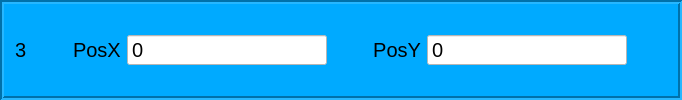
            <widget class="QFrame" name="frame_12">
             <property name="sizePolicy">
              <sizepolicy hsizetype="Preferred" vsizetype="Fixed">
               <horstretch>0</horstretch>
               <verstretch>0</verstretch>
              </sizepolicy>
             </property>
             <property name="maximumSize">
              <size>
               <width>16777215</width>
               <height>120</height>
              </size>
             </property>
             <property name="font">
              <font>
               <family>Tahoma</family>
               <pointsize>15</pointsize>
              </font>
             </property>
             <property name="styleSheet">
              <string notr="true">background-color: rgb(0, 170, 255);</string>
             </property>
             <property name="frameShape">
              <enum>QFrame::Box</enum>
             </property>
             <property name="frameShadow">
              <enum>QFrame::Sunken</enum>
             </property>
             <property name="lineWidth">
              <number>2</number>
             </property>
             <property name="midLineWidth">
              <number>0</number>
             </property>
             <layout class="QHBoxLayout" name="horizontalLayout_8">
              <item>
               <widget class="QLabel" name="label_19">
                <property name="font">
                 <font>
                  <family>Tahoma</family>
                  <pointsize>15</pointsize>
                 </font>
                </property>
                <property name="text">
                 <string>3</string>
                </property>
               </widget>
              </item>
              <item>
               <spacer name="horizontalSpacer_9">
                <property name="orientation">
                 <enum>Qt::Horizontal</enum>
                </property>
                <property name="sizeHint" stdset="0">
                 <size>
                  <width>40</width>
                  <height>20</height>
                 </size>
                </property>
               </spacer>
              </item>
              <item>
               <widget class="QLabel" name="label_20">
                <property name="sizePolicy">
                 <sizepolicy hsizetype="Preferred" vsizetype="Preferred">
                  <horstretch>0</horstretch>
                  <verstretch>0</verstretch>
                 </sizepolicy>
                </property>
                <property name="font">
                 <font>
                  <pointsize>15</pointsize>
                 </font>
                </property>
                <property name="styleSheet">
                 <string notr="true"/>
                </property>
                <property name="text">
                 <string>PosX</string>
                </property>
               </widget>
              </item>
              <item>
               <widget class="QSpinBox" name="edtCelebiRX3">
                <property name="sizePolicy">
                 <sizepolicy hsizetype="Fixed" vsizetype="Fixed">
                  <horstretch>0</horstretch>
                  <verstretch>0</verstretch>
                 </sizepolicy>
                </property>
                <property name="minimumSize">
                 <size>
                  <width>200</width>
                  <height>0</height>
                 </size>
                </property>
                <property name="font">
                 <font>
                  <family>Tahoma</family>
                  <pointsize>15</pointsize>
                 </font>
                </property>
                <property name="styleSheet">
                 <string notr="true">background-color: rgb(255, 255, 255);</string>
                </property>
                <property name="buttonSymbols">
                 <enum>QAbstractSpinBox::NoButtons</enum>
                </property>
                <property name="showGroupSeparator" stdset="0">
                 <bool>false</bool>
                </property>
                <property name="maximum">
                 <number>100000000</number>
                </property>
                <property name="value">
                 <number>0</number>
                </property>
               </widget>
              </item>
              <item>
               <spacer name="horizontalSpacer_10">
                <property name="orientation">
                 <enum>Qt::Horizontal</enum>
                </property>
                <property name="sizeType">
                 <enum>QSizePolicy::Fixed</enum>
                </property>
                <property name="sizeHint" stdset="0">
                 <size>
                  <width>40</width>
                  <height>20</height>
                 </size>
                </property>
               </spacer>
              </item>
              <item>
               <widget class="QLabel" name="label_23">
                <property name="sizePolicy">
                 <sizepolicy hsizetype="Preferred" vsizetype="Preferred">
                  <horstretch>0</horstretch>
                  <verstretch>0</verstretch>
                 </sizepolicy>
                </property>
                <property name="font">
                 <font>
                  <pointsize>15</pointsize>
                 </font>
                </property>
                <property name="text">
                 <string>PosY</string>
                </property>
                <property name="alignment">
                 <set>Qt::AlignRight|Qt::AlignTrailing|Qt::AlignVCenter</set>
                </property>
               </widget>
              </item>
              <item>
               <widget class="QSpinBox" name="edtCelebiRY3">
                <property name="sizePolicy">
                 <sizepolicy hsizetype="Fixed" vsizetype="Fixed">
                  <horstretch>0</horstretch>
                  <verstretch>0</verstretch>
                 </sizepolicy>
                </property>
                <property name="minimumSize">
                 <size>
                  <width>200</width>
                  <height>0</height>
                 </size>
                </property>
                <property name="font">
                 <font>
                  <family>Tahoma</family>
                  <pointsize>15</pointsize>
                 </font>
                </property>
                <property name="styleSheet">
                 <string notr="true">background-color: rgb(255, 255, 255);</string>
                </property>
                <property name="buttonSymbols">
                 <enum>QAbstractSpinBox::NoButtons</enum>
                </property>
                <property name="showGroupSeparator" stdset="0">
                 <bool>false</bool>
                </property>
                <property name="prefix">
                 <string/>
                </property>
                <property name="maximum">
                 <number>10000000</number>
                </property>
                <property name="value">
                 <number>0</number>
                </property>
               </widget>
              </item>
              <item>
               <spacer name="horizontalSpacer_13">
                <property name="orientation">
                 <enum>Qt::Horizontal</enum>
                </property>
                <property name="sizeType">
                 <enum>QSizePolicy::Expanding</enum>
                </property>
                <property name="sizeHint" stdset="0">
                 <size>
                  <width>40</width>
                  <height>20</height>
                 </size>
                </property>
               </spacer>
              </item>
             </layout>
            </widget>
